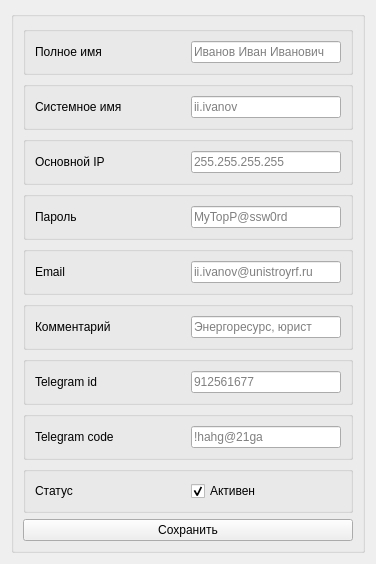
          <widget class="QWidget" name="users_tab_info">
           <attribute name="title">
            <string>Параметры</string>
           </attribute>
           <layout class="QGridLayout" name="gridLayout_4">
            <item row="0" column="0">
             <layout class="QGridLayout" name="gridLayout_2">
              <property name="bottomMargin">
               <number>0</number>
              </property>
              <item row="0" column="0">
               <widget class="QGroupBox" name="groupBox_7">
                <layout class="QGridLayout" name="gridLayout_10">
                 <item row="0" column="0">
                  <layout class="QVBoxLayout" name="verticalLayout" stretch="0,0,0,0,0,0,0,0,0">
                   <item>
                    <widget class="QGroupBox" name="groupBox">
                     <layout class="QHBoxLayout" name="horizontalLayout">
                      <item>
                       <widget class="QLabel" name="users_fullname_label">
                        <property name="sizePolicy">
                         <sizepolicy hsizetype="Preferred" vsizetype="Preferred">
                          <horstretch>0</horstretch>
                          <verstretch>0</verstretch>
                         </sizepolicy>
                        </property>
                        <property name="minimumSize">
                         <size>
                          <width>150</width>
                          <height>0</height>
                         </size>
                        </property>
                        <property name="text">
                         <string>Полное имя</string>
                        </property>
                       </widget>
                      </item>
                      <item>
                       <widget class="QLineEdit" name="le_user_cn">
                        <property name="text">
                         <string/>
                        </property>
                        <property name="placeholderText">
                         <string>Иванов Иван Иванович</string>
                        </property>
                       </widget>
                      </item>
                     </layout>
                    </widget>
                   </item>
                   <item>
                    <widget class="QGroupBox" name="groupBox">
                     <property name="flat">
                      <bool>false</bool>
                     </property>
                     <layout class="QHBoxLayout" name="horizontalLayout_2">
                      <item>
                       <widget class="QLabel" name="label_2">
                        <property name="sizePolicy">
                         <sizepolicy hsizetype="Preferred" vsizetype="Preferred">
                          <horstretch>0</horstretch>
                          <verstretch>0</verstretch>
                         </sizepolicy>
                        </property>
                        <property name="minimumSize">
                         <size>
                          <width>150</width>
                          <height>0</height>
                         </size>
                        </property>
                        <property name="text">
                         <string>Системное имя</string>
                        </property>
                       </widget>
                      </item>
                      <item>
                       <widget class="QLineEdit" name="le_user_name">
                        <property name="text">
                         <string/>
                        </property>
                        <property name="dragEnabled">
                         <bool>false</bool>
                        </property>
                        <property name="readOnly">
                         <bool>true</bool>
                        </property>
                        <property name="placeholderText">
                         <string>ii.ivanov</string>
                        </property>
                       </widget>
                      </item>
                     </layout>
                    </widget>
                   </item>
                   <item>
                    <widget class="QGroupBox" name="groupBox">
                     <layout class="QHBoxLayout" name="horizontalLayout_4">
                      <item>
                       <widget class="QLabel" name="label_11">
                        <property name="sizePolicy">
                         <sizepolicy hsizetype="Preferred" vsizetype="Preferred">
                          <horstretch>0</horstretch>
                          <verstretch>0</verstretch>
                         </sizepolicy>
                        </property>
                        <property name="minimumSize">
                         <size>
                          <width>150</width>
                          <height>0</height>
                         </size>
                        </property>
                        <property name="text">
                         <string>Основной IP</string>
                        </property>
                       </widget>
                      </item>
                      <item>
                       <widget class="QLineEdit" name="le_user_default_ip">
                        <property name="inputMask">
                         <string/>
                        </property>
                        <property name="text">
                         <string/>
                        </property>
                        <property name="dragEnabled">
                         <bool>false</bool>
                        </property>
                        <property name="placeholderText">
                         <string>255.255.255.255</string>
                        </property>
                       </widget>
                      </item>
                     </layout>
                    </widget>
                   </item>
                   <item>
                    <widget class="QGroupBox" name="groupBox_43">
                     <layout class="QHBoxLayout" name="horizontalLayout_56">
                      <item>
                       <widget class="QLabel" name="label_56">
                        <property name="sizePolicy">
                         <sizepolicy hsizetype="Preferred" vsizetype="Preferred">
                          <horstretch>0</horstretch>
                          <verstretch>0</verstretch>
                         </sizepolicy>
                        </property>
                        <property name="minimumSize">
                         <size>
                          <width>150</width>
                          <height>0</height>
                         </size>
                        </property>
                        <property name="text">
                         <string>Пароль</string>
                        </property>
                       </widget>
                      </item>
                      <item>
                       <widget class="QLineEdit" name="le_user_pass">
                        <property name="inputMask">
                         <string/>
                        </property>
                        <property name="text">
                         <string/>
                        </property>
                        <property name="echoMode">
                         <enum>QLineEdit::PasswordEchoOnEdit</enum>
                        </property>
                        <property name="placeholderText">
                         <string>MyTopP@ssw0rd</string>
                        </property>
                       </widget>
                      </item>
                     </layout>
                    </widget>
                   </item>
                   <item>
                    <widget class="QGroupBox" name="groupBox">
                     <layout class="QHBoxLayout" name="horizontalLayout_5">
                      <item>
                       <widget class="QLabel" name="label_12">
                        <property name="minimumSize">
                         <size>
                          <width>150</width>
                          <height>0</height>
                         </size>
                        </property>
                        <property name="text">
                         <string>Email</string>
                        </property>
                       </widget>
                      </item>
                      <item>
                       <widget class="QLineEdit" name="le_user_email">
                        <property name="text">
                         <string/>
                        </property>
                        <property name="placeholderText">
                         <string>ii.ivanov@unistroyrf.ru</string>
                        </property>
                       </widget>
                      </item>
                     </layout>
                    </widget>
                   </item>
                   <item>
                    <widget class="QGroupBox" name="groupBox">
                     <layout class="QHBoxLayout" name="horizontalLayout_6">
                      <item>
                       <widget class="QLabel" name="label_10">
                        <property name="minimumSize">
                         <size>
                          <width>150</width>
                          <height>0</height>
                         </size>
                        </property>
                        <property name="text">
                         <string>Комментарий</string>
                        </property>
                       </widget>
                      </item>
                      <item>
                       <widget class="QLineEdit" name="le_user_comment">
                        <property name="text">
                         <string/>
                        </property>
                        <property name="placeholderText">
                         <string>Энергоресурс, юрист</string>
                        </property>
                       </widget>
                      </item>
                     </layout>
                    </widget>
                   </item>
                   <item>
                    <widget class="QGroupBox" name="groupBox_34">
                     <layout class="QHBoxLayout" name="horizontalLayout_43">
                      <item>
                       <widget class="QLabel" name="label_44">
                        <property name="minimumSize">
                         <size>
                          <width>150</width>
                          <height>0</height>
                         </size>
                        </property>
                        <property name="text">
                         <string>Telegram id</string>
                        </property>
                       </widget>
                      </item>
                      <item>
                       <widget class="QLineEdit" name="le_user_tg_id">
                        <property name="text">
                         <string/>
                        </property>
                        <property name="placeholderText">
                         <string>912561677</string>
                        </property>
                       </widget>
                      </item>
                     </layout>
                    </widget>
                   </item>
                   <item>
                    <widget class="QGroupBox" name="groupBox_42">
                     <layout class="QHBoxLayout" name="horizontalLayout_55">
                      <item>
                       <widget class="QLabel" name="label_55">
                        <property name="minimumSize">
                         <size>
                          <width>150</width>
                          <height>0</height>
                         </size>
                        </property>
                        <property name="text">
                         <string>Telegram code</string>
                        </property>
                       </widget>
                      </item>
                      <item>
                       <widget class="QLineEdit" name="le_user_tg_code">
                        <property name="text">
                         <string/>
                        </property>
                        <property name="placeholderText">
                         <string>!hahg@21ga</string>
                        </property>
                       </widget>
                      </item>
                     </layout>
                    </widget>
                   </item>
                   <item>
                    <widget class="QGroupBox" name="groupBox">
                     <layout class="QHBoxLayout" name="horizontalLayout_3">
                      <item>
                       <widget class="QLabel" name="label_3">
                        <property name="sizePolicy">
                         <sizepolicy hsizetype="Minimum" vsizetype="Preferred">
                          <horstretch>0</horstretch>
                          <verstretch>0</verstretch>
                         </sizepolicy>
                        </property>
                        <property name="minimumSize">
                         <size>
                          <width>150</width>
                          <height>0</height>
                         </size>
                        </property>
                        <property name="maximumSize">
                         <size>
                          <width>150</width>
                          <height>16777215</height>
                         </size>
                        </property>
                        <property name="baseSize">
                         <size>
                          <width>0</width>
                          <height>0</height>
                         </size>
                        </property>
                        <property name="layoutDirection">
                         <enum>Qt::LeftToRight</enum>
                        </property>
                        <property name="text">
                         <string>Статус</string>
                        </property>
                        <property name="textFormat">
                         <enum>Qt::AutoText</enum>
                        </property>
                        <property name="scaledContents">
                         <bool>true</bool>
                        </property>
                        <property name="alignment">
                         <set>Qt::AlignLeading|Qt::AlignLeft|Qt::AlignVCenter</set>
                        </property>
                       </widget>
                      </item>
                      <item>
                       <widget class="QCheckBox" name="cb_user_active">
                        <property name="sizePolicy">
                         <sizepolicy hsizetype="Preferred" vsizetype="Preferred">
                          <horstretch>0</horstretch>
                          <verstretch>0</verstretch>
                         </sizepolicy>
                        </property>
                        <property name="minimumSize">
                         <size>
                          <width>150</width>
                          <height>20</height>
                         </size>
                        </property>
                        <property name="maximumSize">
                         <size>
                          <width>16777215</width>
                          <height>20</height>
                         </size>
                        </property>
                        <property name="font">
                         <font>
                          <pointsize>9</pointsize>
                          <italic>false</italic>
                         </font>
                        </property>
                        <property name="text">
                         <string>Активен</string>
                        </property>
                        <property name="checked">
                         <bool>true</bool>
                        </property>
                        <property name="tristate">
                         <bool>false</bool>
                        </property>
                       </widget>
                      </item>
                     </layout>
                    </widget>
                   </item>
                  </layout>
                 </item>
                 <item row="1" column="0">
                  <widget class="QPushButton" name="btn_user_save_params">
                   <property name="text">
                    <string>Сохранить</string>
                   </property>
                   <property name="default">
                    <bool>false</bool>
                   </property>
                   <property name="flat">
                    <bool>false</bool>
                   </property>
                  </widget>
                 </item>
                </layout>
               </widget>
              </item>
             </layout>
            </item>
           </layout>
          </widget>
